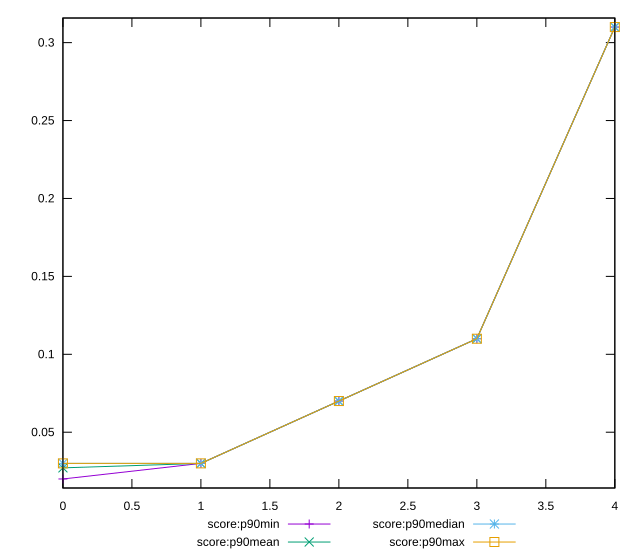

Write gnuplot code to recreate this figure.
reset

$scoreP90Min <<EOF
0 0.02
1 0.03
2 0.07
3 0.11
4 0.31
EOF

$scoreP90Mean <<EOF
0 0.027127659574468065
1 0.02999999999999996
2 0.07000000000000008
3 0.10999999999999997
4 0.3099999999999995
EOF

$scoreP90Median <<EOF
0 0.03
1 0.03
2 0.07
3 0.11
4 0.31
EOF

$scoreP90Max <<EOF
0 0.03
1 0.03
2 0.07
3 0.11
4 0.31
EOF

set key outside below
set xrange [0:4]
set yrange [0.0142:0.31579999999999997]
set trange [0.0142:0.31579999999999997]
set terminal svg size 640, 560 enhanced background rgb 'white'
set output "report_0_00242021-02-20T12:25:28.543Z/uses-long-cache-ttl/progression/score.svg"

plot $scoreP90Min title "score:p90min" with linespoints, \
     $scoreP90Mean title "score:p90mean" with linespoints, \
     $scoreP90Median title "score:p90median" with linespoints, \
     $scoreP90Max title "score:p90max" with linespoints

reset
